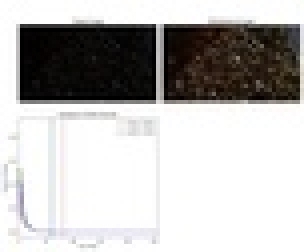
#> input picture results/whiteBalancing/histogram.jpg, 76 x 63 px, shrunk from 1200 x 1000 before the run, given as the content of the folder Users/sofin/Documents/_Current Classes/ECE722/C0004/original, which was not available (shown 4 times larger)
$ python traditional1.py
#> lines starting #> are read from the running program, lines starting #| are printed output that depends on the picture; pictures that were not available may be replaced by others from this repository, and a replacement may not be noted
### whiteBalance.py
import cv2
import numpy as np
from PIL import Image
import matplotlib.pyplot as plt
from skimage import img_as_ubyte

class ImageProcessor:
    def __init__(self, image_path):
        self.image_path = image_path
        self.image = self._load_image()
#> in _load_image, image is the input picture: PIL image 76x63 RGB; mean R, G, B 187.9, 186.3, 185.1

    def _load_image(self):
        """Load an image from a TIFF file and convert it to a NumPy array."""
        # Open the TIFF file using PIL
        image = Image.open(self.image_path)

        # Convert the image to a NumPy array
        image = np.array(image)

        # Convert to BGR for OpenCV compatibility
        if image.shape[-1] == 4:  # Handle images with an alpha channel
            image = cv2.cvtColor(image, cv2.COLOR_RGBA2BGR)
        else:
            image = cv2.cvtColor(image, cv2.COLOR_RGB2BGR)
        return image

    def percentile_whitebalance(self, image, percentile_value=95):
        """Perform white balancing using the specified percentile value."""
        # Normalize using the calculated percentile values
        whitebalanced = img_as_ubyte(
            (image * 1.0 / np.percentile(image, percentile_value, axis=(0, 1)))
            .clip(0, 1)
        )

        # Prepare data for histogram
        histograms = []
        for channel in range(3):
            channel_values = image[:, :, channel]
            value = np.percentile(channel_values, percentile_value)
            histograms.append((np.bincount(channel_values.flatten(), minlength=256) * 1.0 / channel_values.size, value))

        return whitebalanced, histograms

    def process_and_display(self, percentile_value=95, save_path=None, save_path2=None):
        """Apply white balancing, display the images, and optionally save the processed image."""
#> called with percentile_value = 99.9
        # Process the image
        whitebalanced, histograms = self.percentile_whitebalance(self.image, percentile_value)
#> the loop in percentile_whitebalance, `for channel in range(3):` made 3 passes
#> pass 1, in percentile_whitebalance, `channel_values = image[:, :, channel]`:
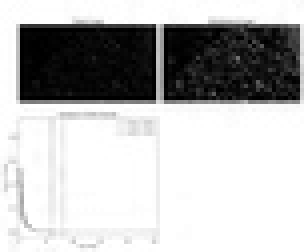
#> channel_values: shape (63, 76) (shown 4 times larger); min 0, max 255, mean 185.1
#> after the loop in percentile_whitebalance, `for channel in range(3):`: histograms = 3 items
#> histograms = 3 items

        # Save the processed image if a save path is provided
        if save_path:
            cv2.imwrite(save_path, whitebalanced)
            print(f"Processed image saved to: {save_path}")

        # Create the plot
        fig, axes = plt.subplots(2, 2, figsize=(12, 10))

        # Display the original image
        axes[0, 0].imshow(cv2.cvtColor(self.image, cv2.COLOR_BGR2RGB))
        axes[0, 0].set_title('Original Image')
        axes[0, 0].axis('off')

        # Display the processed image
        axes[0, 1].imshow(cv2.cvtColor(whitebalanced, cv2.COLOR_BGR2RGB))
        axes[0, 1].set_title('Whitebalanced Image')
        axes[0, 1].axis('off')

        # Display the histogram
        colors = ['r', 'g', 'b']
        for channel, color in enumerate(colors):
            values, percentile = histograms[channel]
            axes[1, 0].step(np.arange(256), values, c=color)
            axes[1, 0].axvline(percentile, ls='--', c=color, label=f'{color.upper()} max = {percentile:.2f}')
        axes[1, 0].set_xlim(0, 255)
        axes[1, 0].set_xlabel('Pixel Value')
        axes[1, 0].set_ylabel('Fraction of Pixels')
        axes[1, 0].set_title('Histogram of RGB Channels')
        axes[1, 0].legend()

        # Leave the bottom-right empty
        axes[1, 1].axis('off')

        plt.tight_layout()

        # Save the matplotlib figure if a save path is provided
        if save_path2:
            fig.savefig(save_path2)
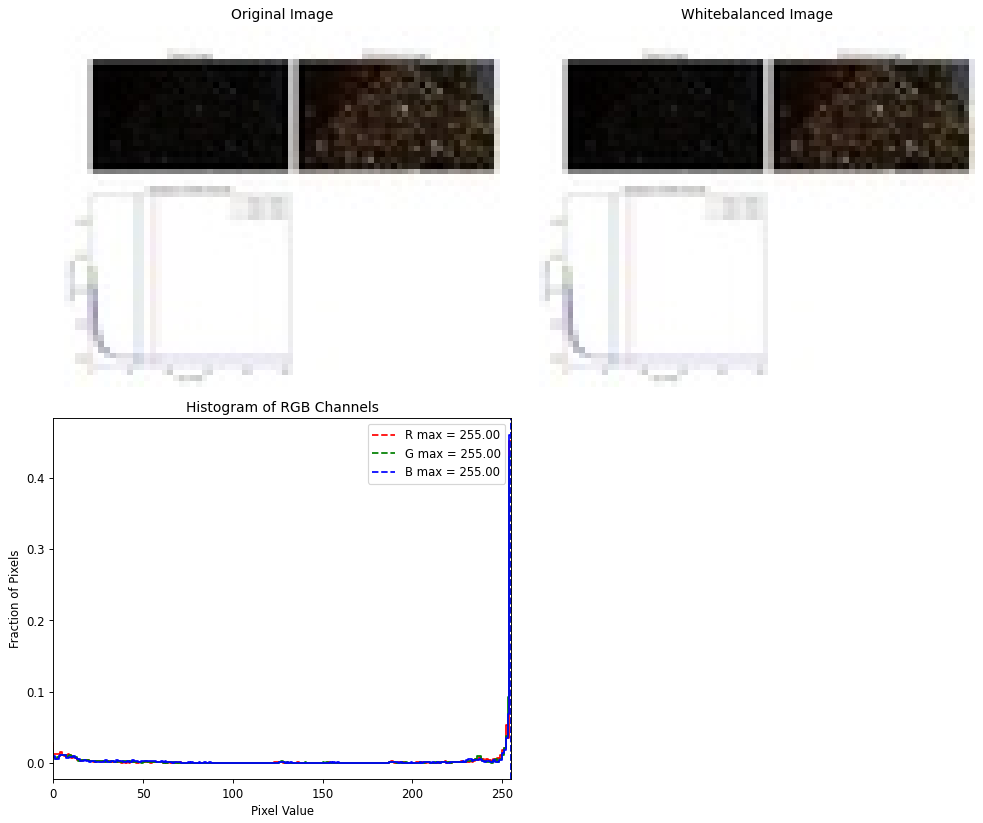
#> figure drawn by matplotlib, 3 panels; panel 3: curve peaks at x = 255, y = 0.451; panel 3: curve peaks at x = 255, y = 0.429
            print(f"Figure saved to: {save_path2}")

        # plt.show()


# Example usage
# [6 lines that do not run on import are left out]

### sharpen.py
from PIL import Image
import sys

class ImageSharpener:
    def __init__(self, img_path):
        """Initialize the sharpener with an image path."""
        self.img = Image.open(img_path)
        self.img = self.img.convert("RGB")  # Ensure the image is in RGB format

    # [14 lines left out: function laplace, not called in this run]
    def laplace2(self, region, scale=1.5):
        """Apply Laplace operator to a given 3x3 pixel region (for each RGB channel)."""
        r_values = [coord[0] for coord in region]
        g_values = [coord[1] for coord in region]
        b_values = [coord[2] for coord in region]

        # Apply Laplace operator with a scaling factor
        r_result = scale * (sum(r_values[1:5]) - 4 * r_values[0])
        g_result = scale * (sum(g_values[1:5]) - 4 * g_values[0])
        b_result = scale * (sum(b_values[1:5]) - 4 * b_values[0])

        # Ensure values are clamped to the valid range [0, 255]
        return (
            int(max(0, min(255, r_result))),
            int(max(0, min(255, g_result))),
            int(max(0, min(255, b_result))),
        )


    # [15 lines left out: function minus, not called in this run]
    def minus2(self, A, B, scale=1.5):
        """Subtract image B from image A pixel by pixel, with a scaling factor for B."""
        width, height = A.size
        imgdup = A.copy()
        pixels = imgdup.load()

        A = A.copy().load()
        B = B.copy().load()

        for x in range(width):
            for y in range(height):
                # Subtract scaled edges from original and clamp values
                r = tuple(min(255, max(0, A[x, y][i] - int(B[x, y][i] * scale))) for i in range(3))
                pixels[x, y] = r

        return imgdup


    # [5 lines of commented-out code are left out]
    def sharpen(self):
        """Sharpen the image using the Laplace operator and subtract the edge."""
        edges = self.apply_filter(self.img, lambda region: self.laplace2(region, scale=2.5))
#> the loop in apply_filter, `for x in range(width):` made 76 passes
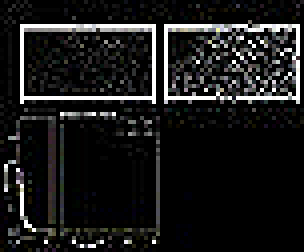
#> edges: PIL image 76x63 RGB (shown 4 times larger); mean R, G, B 26, 26, 25.9
        sharpened_img = self.minus2(self.img, edges, scale=2.5)
        return edges, sharpened_img


    def apply_filter(self, img, filter_func):
        """Apply a given filter function to the image."""
        width, height = img.size
        imgdup = img.copy()
        pixels = imgdup.load()

        for x in range(width):
            for y in range(height):
                # Get the 3x3 region around the pixel
                region = self.region3x3(img, x, y)
                result = filter_func(region)
                # Apply the result to the pixel
                pixels[x, y] = result

        return imgdup

    def region3x3(self, img, x, y):
        """Get the 3x3 pixel region around (x, y)."""
        me = self.getpixel(img, x, y)
        N = self.getpixel(img, x, y - 1)
        S = self.getpixel(img, x, y + 1)
        E = self.getpixel(img, x + 1, y)
        W = self.getpixel(img, x - 1, y)
        NW = self.getpixel(img, x - 1, y - 1)
        NE = self.getpixel(img, x + 1, y - 1)
        SE = self.getpixel(img, x + 1, y + 1)
        SW = self.getpixel(img, x - 1, y + 1)

        return [me, N, E, S, W, NW, NE, SE, SW]

    def getpixel(self, img, x, y):
        """Safely get the pixel value, handling out-of-bounds coordinates."""
        width, height = img.size
        pixels = img.load()

        if x < 0: x = 0
        if x >= width: x = width - 1
        if y < 0: y = 0
        if y >= height: y = height - 1

        return pixels[x, y]

    # [4 lines left out: function save, not called in this run]


# Main script (example)
# [40 lines that do not run on import are left out]


### denoise.py
from PIL import Image

class ImageDenoiser:
    def __init__(self, img_path):
        """Initialize the denoiser with an image path."""
        self.img_path = img_path
        self.img = None  # Image will be loaded later

    def load_image(self):
        """Load the image from the provided path."""
        self.img = Image.open(self.img_path)
        self.img = self.img.convert("RGB")  # Ensure the image is in RGB format

    def median(self, data):
        """Applies a median filter on the given data."""
        data = sorted(data)
        index = len(data) // 2  # Integer division to get the middle index
        return data[index]

    def extract_region(self, img, x, y, offset):
        """Extracts a square region around (x, y) with the given offset."""
        width, height = img.size
        pixels = img.load()
        region = []

        for dx in range(-offset, offset + 1):
            for dy in range(-offset, offset + 1):
                # Handle out-of-bounds coordinates
                nx = min(max(x + dx, 0), width - 1)
                ny = min(max(y + dy, 0), height - 1)
                region.append(pixels[nx, ny])

        return region

    def apply_median_filter(self, channel_img, region_size=3):
        """Applies a median filter to a single image channel with a given region size."""
        width, height = channel_img.size
        imgdup = channel_img.copy()
        pixels = imgdup.load()

        # Calculate the offset based on region size
        offset = region_size // 2

        for x in range(width):
            for y in range(height):
                # Extract the region and apply the median filter
                region = self.extract_region(channel_img, x, y, offset)
                pixels[x, y] = self.median(region)

        return imgdup

    def denoise_rgb(self, region_size=5):
        """Applies the median filter to each RGB channel with a specified region size."""
        # Split the image into its R, G, B channels
        r, g, b = self.img.split()

        # Apply the filter with the updated region size
        r = self.apply_median_filter(r, region_size)
        g = self.apply_median_filter(g, region_size)
        b = self.apply_median_filter(b, region_size)

        # Merge the channels back into an RGB image
        return Image.merge("RGB", (r, g, b))

    # [4 lines left out: function save, not called in this run]

    def show(self):
        """Display the current image."""
        self.img.show()

    def save_image(self, image, output_path):
        """Save the given image to the specified path."""
        image.save(output_path)
        print(f"Processed image saved to: {output_path}")

### GammaCorrection.py
import cv2
import numpy as np
import os

class GammaCorrection:
    def __init__(self, input_path):
        """
        Initializes the GammaCorrection class with the input image path.
        """
        self.input_path = input_path
        self.image = None
        self.gamma_corrected_image = None
        self.gamma_image = None

    def load_image(self):
        """
        Loads the input image in RGB mode.
        """
        if os.path.exists(self.input_path):
            self.image = cv2.imread(self.input_path)  # Load as BGR by default
            self.image = cv2.cvtColor(self.image, cv2.COLOR_BGR2RGB)  # Convert to RGB
            print(f"Image loaded from: {self.input_path}")
        else:
            raise FileNotFoundError(f"File not found: {self.input_path}")

    def apply_gamma_correction(self, gamma):
        """
        Applies gamma correction and inverse gamma correction to the image.

        Parameters:
        gamma (float): The gamma value for correction.
        """
        if self.image is None:
            raise ValueError("Image not loaded. Please load the image first.")

        # Pre-compute gamma lookup tables for efficiency
        gamma_table = np.array([255 * ((i / 255) ** gamma) for i in range(256)], dtype=np.uint8)
        inv_gamma_table = np.array([255 * ((i / 255) ** (1 / gamma)) for i in range(256)], dtype=np.uint8)

        # Apply lookup tables to each channel
        self.gamma_image = cv2.LUT(self.image, gamma_table)
        self.gamma_corrected_image = cv2.LUT(self.image, inv_gamma_table)

        print("Gamma correction applied.")

    def save_images(self, gamma_image_path, gamma_corrected_path):
        """
        Saves the gamma-corrected images to specified file paths.

        Parameters:
        gamma_image_path (str): File path to save the gamma-corrected image.
        gamma_corrected_path (str): File path to save the inverse gamma-corrected image.
        """
        if self.gamma_image is not None and self.gamma_corrected_image is not None:
            # Convert RGB to BGR for saving with OpenCV
            cv2.imwrite(gamma_image_path, cv2.cvtColor(self.gamma_image, cv2.COLOR_RGB2BGR))
            cv2.imwrite(gamma_corrected_path, cv2.cvtColor(self.gamma_corrected_image, cv2.COLOR_RGB2BGR))
            print(f"Images saved: {gamma_image_path}, {gamma_corrected_path}")
        else:
            raise ValueError("Gamma-corrected images not available. Apply gamma correction first.")

# Example Usage
# [22 lines that do not run on import are left out]

### traditional1.py
import cv2
import numpy as np
import os
import pyheif
from PIL import Image
from whiteBalance import ImageProcessor
from demosaic import DemosaicProcessor
from denoise import ImageDenoiser
from sharpen import ImageSharpener
from GammaCorrection import GammaCorrection
import matplotlib.pyplot as plt
from matplotlib.patches import Rectangle
from skimage.io import imread, imshow
from skimage import img_as_ubyte

# Set the folder paths
input_folder = '/mnt/c/Users/sofin/Documents/_Current Classes/ECE722/C0004/original'  # Replace with your input folder path
output_folder = '/mnt/c/Users/sofin/Documents/_Current Classes/ECE722/C0004/final'  # Replace with your output folder path

# Get all image files from the input folder
image_files = [f for f in os.listdir(input_folder) if f.endswith(('.jpg', '.jpeg', '.png', '.heif'))]

for image_file in image_files:
    image_path = os.path.join(input_folder, image_file)
    print(f"Processing {image_path}")

    # Initialize the processor with the image
    processor = ImageProcessor(image_path)

    # Define the output paths
    save_path = os.path.join(output_folder, f"whiteBalanced/{image_file}")
    save_path2 = os.path.join(output_folder, f"whiteBalanced/histogram_{image_file}")
    # save_path3 = os.path.join(output_folder, f"demosaic/demosaiced_{image_file}")

    # Step 1: White Balance
    processor.process_and_display(percentile_value=99.9, save_path=save_path, save_path2=save_path2)

    # [7 lines of commented-out code are left out]
    processor = ImageSharpener(save_path)
    edges, sharpened_img = processor.sharpen()

    processor.img.save(os.path.join(output_folder, f"sharpen/original_{image_file}"))
    edges.save(os.path.join(output_folder, f"sharpen/edges_{image_file}"))
    sharpened_img.save(os.path.join(output_folder, f"sharpen/sharpened_{image_file}"))

    # Create a combined image for comparison
    comparison = Image.new("RGB", (processor.img.width * 3, processor.img.height))
#> comparison: PIL image 228x63 RGB; every value is 0
    comparison.paste(processor.img, (0, 0))
    comparison.paste(edges, (processor.img.width, 0))
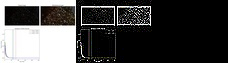
#> comparison: PIL image 228x63 RGB; mean R, G, B 71.3, 70.7, 70.3
    comparison.paste(sharpened_img, (processor.img.width * 2, 0))
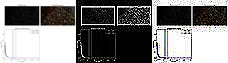
#> comparison: PIL image 228x63 RGB; mean R, G, B 128.2, 127.5, 126.8

    # Save and show the sharpened (third frame) from comparison
    sharpened_frame = comparison.crop((
        processor.img.width * 2,  # Left
        0,                       # Top
        processor.img.width * 3,  # Right
        processor.img.height      # Bottom
    ))
    sharpened_frame.save(os.path.join(output_folder, f"sharpen/sharpened_frame_{image_file}"))

    # Save the combined comparison image
    comparison.save(os.path.join(output_folder, f"sharpen/comparison_{image_file}"))

    # Step 4: Denoising
    processor = ImageDenoiser(os.path.join(output_folder, f"sharpen/sharpened_frame_{image_file}"))
    processor.load_image()
    region_size = 4  # Adjust this value for stronger/weaker denoising
    denoised_image = processor.denoise_rgb(region_size)
#> in denoise_rgb, `r, g, b = self.img.split()`:
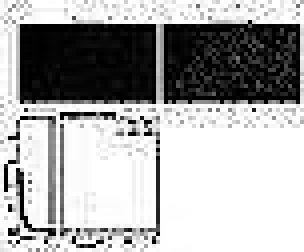
#> g: PIL image 76x63 L (shown 4 times larger); min 0, max 255, mean 170.1
    output_path = os.path.join(output_folder, f"denoise/denoised_{image_file}")
    processor.save_image(denoised_image, output_path)

    # Step 5: Gamma Correction
    input_image_path = os.path.join(output_folder, f"denoise/denoised_{image_file}")
    processor = GammaCorrection(input_image_path)

    try:
        processor.load_image()
        gamma_value = 1.13
        processor.apply_gamma_correction(gamma_value)
#> in apply_gamma_correction, `self.gamma_image = cv2.LUT(self.image, gamma_table)`:
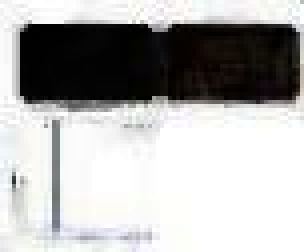
#> self.gamma_image: shape (63, 76, 3) (shown 4 times larger); mean R, G, B 176.4, 175.9, 175.3

        gamma_image_path = os.path.join(output_folder, f"gamma/gamma_image_{image_file}")
        gamma_corrected_image_path = os.path.join(output_folder, f"gamma/gamma_correction_{image_file}")
        processor.save_images(gamma_image_path, gamma_corrected_image_path)

    except Exception as e:
        print(f"Error processing {image_path}: {e}")
